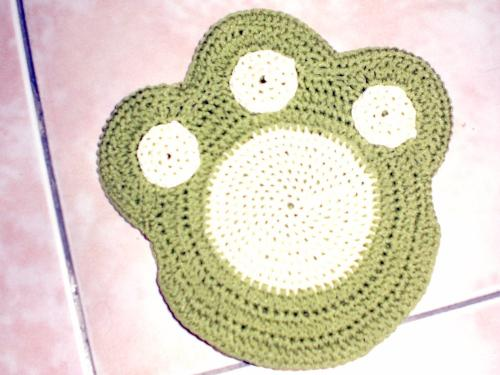
//> input picture opencv_cpp/13.jpg, 500 x 375 px
$ ./外界矩形的查找绘制   (built with g++ and OpenCV 4)
//> lines starting //> are read from the running program, lines starting //| are printed output that depends on the picture; after the words box and inside, x2 and y2 are one past the last pixel; in counts of white or black regions, pixels touching at a corner belong together
#include "opencv2/opencv.hpp"
using namespace cv;
void main()
{
	//外接矩形的查找绘制
	Mat srcImg = imread("E:\\Visual Studio 2010\\Projects\\opencv\\opencv\\13.jpg");
//> srcImg is the input picture: 375 rows x 500 cols, CV_8UC3; mean B, G, R 192.4, 210.5, 219.9
	imshow("src", srcImg);
	Mat dstImg = srcImg.clone();  //原图备份
	cvtColor(srcImg, srcImg, CV_BGR2GRAY); //转为灰度图
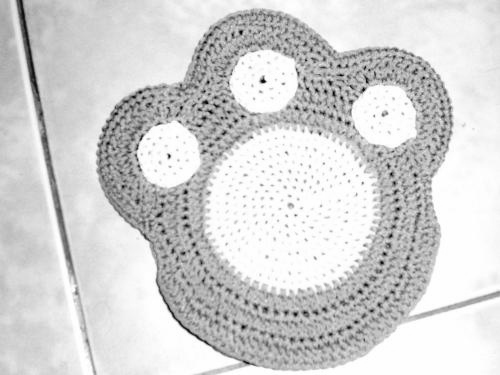
//> srcImg: 375 rows x 500 cols, CV_8UC1; min 3, max 255, mean 211.3
	threshold(srcImg, srcImg, 100, 255, CV_THRESH_BINARY); //二值化
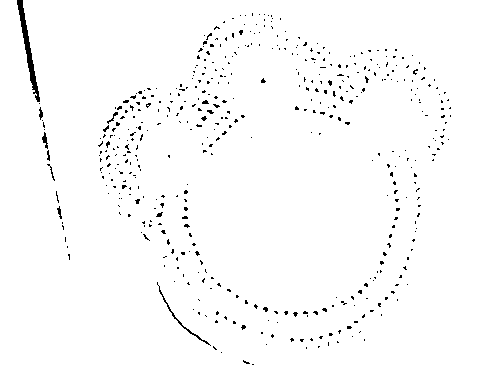
//> srcImg: 375 rows x 500 cols, CV_8UC1; 98.2% white; black in thin lines or dots, all inside (x1, y1, x2, y2) = (17, 0, 451, 365)

	vector<vector<Point>> contours;
	vector<Vec4i> hierarcy;
	findContours(srcImg, contours, hierarcy, CV_RETR_EXTERNAL, CHAIN_APPROX_NONE); //查找轮廓
//> contours = 1 contour; box (x1, y1, x2, y2) and area: (0, 0, 500, 375) 185988
	vector<Rect> boundRect(contours.size()); //定义外接矩形集合
//> boundRect = 1 Rect (x, y, width, height): [0, 0, 0, 0]
											 //drawContours(dstImg, contours, -1, Scalar(0, 0, 255), 2, 8);  //绘制轮廓
	int x0 = 0, y0 = 0, w0 = 0, h0 = 0;
	for (int i = 0; i<contours.size(); i++)
	{
		boundRect[i] = boundingRect((Mat)contours[i]); //查找每个轮廓的外接矩形
		drawContours(dstImg, contours, i, Scalar(0, 0, 255), 2, 8);  //绘制轮廓
		x0 = boundRect[i].x;  //获得第i个外接矩形的左上角的x坐标
		y0 = boundRect[i].y; //获得第i个外接矩形的左上角的y坐标
		w0 = boundRect[i].width; //获得第i个外接矩形的宽度
		h0 = boundRect[i].height; //获得第i个外接矩形的高度
		rectangle(dstImg, Point(x0, y0), Point(x0 + w0, y0 + h0), Scalar(0, 255, 0), 2, 8); //绘制第i个外接矩形
	}
//> this loop made 1 pass
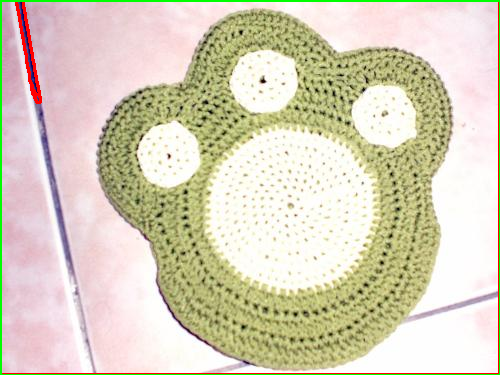
//> dstImg: 375 rows x 500 cols, CV_8UC3; 2.24% of pixels changed, all inside (x1, y1, x2, y2) = (0, 0, 500, 375)
	imshow("boundRect", dstImg);
	waitKey(0);
}
